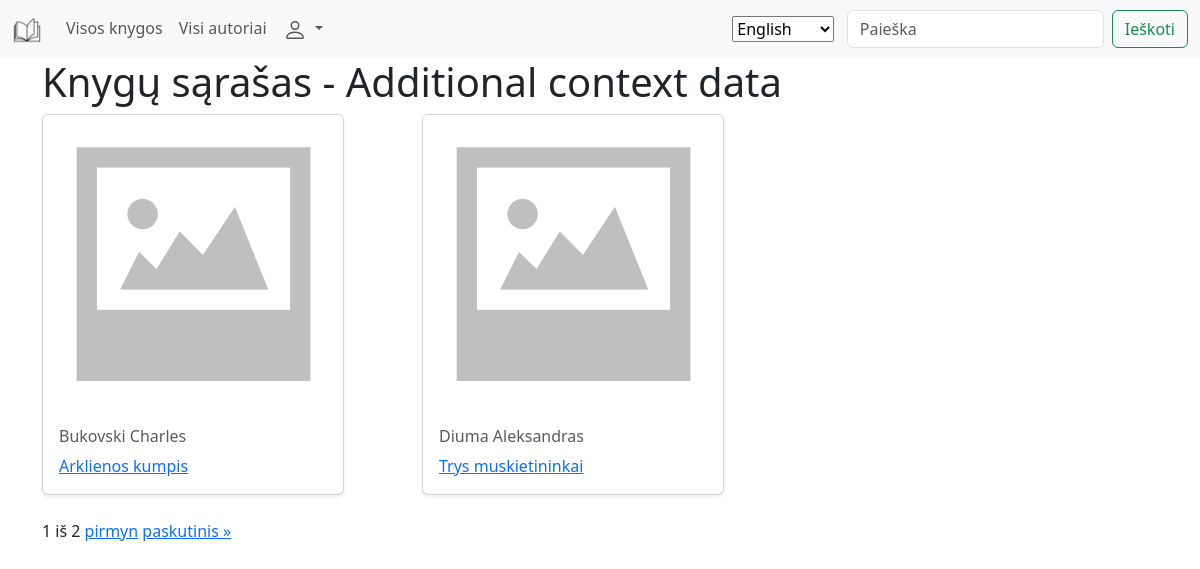
/library/books/, run on the app's committed database.
### library/models.py (models this page shows, shortened)
class Book(models.Model):
    title = models.CharField(verbose_name=_("Title"), max_length=200)
    author = models.ForeignKey(
        Author,
        verbose_name=_("Author"),
        on_delete=models.SET_NULL,
        null=True,
        related_name="books",
    )
    summary = models.TextField(
        verbose_name=_("Description"),
        max_length=1000,
        help_text=_("Short book description"),
    )
    cover = models.ImageField(verbose_name=_("Cover"), upload_to="covers", null=True)
    isbn = models.CharField(
        verbose_name="ISBN",
        max_length=13,
        help_text=(
            f"{_('13 symbols')} <a"
            f' href="https://www.isbn-international.org/content/what-isbn">{_("ISBN code")}</a>'
        ),
    )
    genre = models.ManyToManyField(
        to=Genre,
        verbose_name=_("Genres"),
        help_text=_("Select the genre(s) for this book"),
    )
    class Meta:
        verbose_name = _("Book")
        verbose_name_plural = _("Books")
    def display_genre(self):
        return ", ".join(genre.name for genre in self.genre.all()[:3])
    display_genre.short_description = _("Genre")

class Author(models.Model):
    first_name = models.CharField(verbose_name=_("First Name"), max_length=100)
    last_name = models.CharField(verbose_name=_("Last Name"), max_length=100)
    description = HTMLField(verbose_name=_("Description"))
    class Meta:
        verbose_name = _("Author")
        verbose_name_plural = _("Authors")
        ordering = ["last_name", "first_name"]
    def __str__(self):
        return f"{self.last_name} {self.first_name}"
    def display_books(self):
        return ", ".join(book.title for book in self.books.all()[:3])
    display_books.short_description = _("Books")

### library/views.py (the view)
# urls.py: path("books/", views.BookListView.as_view(), name="books"),
class BookListView(generic.ListView):
    model = Book
    context_object_name = "books"
    template_name = "library/books.html"
    paginate_by = 2
    def get_context_data(self, **kwargs):
        context = super().get_context_data(**kwargs)
        context["custom_message"] = _("Additional context data")
        return context

### library/templates/library/books.html (shortened to what this page needs)
{% extends "library/base.html" %}
{% load static %}
{% block content %}
  <h1>Knygų sąrašas - {{ custom_message }}</h1>
  {% if books %}
    <div class="row">
      {% for book in books %}
        <div class="col-md-4 d-flex align-items-stretch">
          <div class="card mb-4 shadow-sm">
            {% if book.cover %}
              <img src="{{ book.cover.url }}" class="card-img-top" alt="..." />
            {% else %}
              <img src="{% static 'library/img/no-image.png' %}" class="card-img-top" />
            {% endif %}
            <div class="card-body">
              <h6 class="card-subtitle mb-2 text-muted">{{ book.author }}</h6>
              <p class="card-text"><a href="{% url 'book' book.id %}">{{ book.title }}</a></p>
            </div>
          </div>
        </div>
      {% endfor %}
    </div>
  {% else %}
    <p>Bibliotekoje knygų nėra.</p>
  {% endif %}
  <div class="pagination">
    <span class="step-links">
      <span class="current"> {{ page_obj.number }} iš {{ page_obj.paginator.num_pages }} </span>
      {% if page_obj.has_next %}
        <a href="?page={{ page_obj.next_page_number }}">pirmyn</a>
        <a href="?page={{ page_obj.paginator.num_pages }}">paskutinis &raquo;</a>
      {% endif %}
    </span>
  </div>
{% endblock %}

### library/templates/library/base.html (shortened to what this page needs)
<!doctype html>
{% load i18n %}
<html lang="en">
  <head>
    <link
      href="https://cdn.jsdelivr.net/npm/bootstrap@5.3.7/dist/css/bootstrap.min.css"
      rel="stylesheet"
    />
    {% load static %}
    <link rel="stylesheet" href="{% static 'library/css/styles.css' %}" />
  </head>
  <body>
    <nav class="navbar navbar-expand-lg bg-body-tertiary">
      <div class="container-fluid">
        <a class="navbar-brand" href="{% url 'index' %}"
          ><img src="{% static 'library/img/book.png' %}" alt="Book icon" height="30px"
        /></a>
        <div class="collapse navbar-collapse" id="navbarSupportedContent">
          <ul class="navbar-nav me-auto mb-2 mb-lg-0">
            <li class="nav-item">
              <a class="nav-link" href="{% url 'books' %}">Visos knygos</a>
            </li>
            <li class="nav-item">
              <a class="nav-link" href="{% url 'authors' %}">Visi autoriai</a>
            </li>
            <li class="nav-item dropdown">
              {% if user.is_authenticated %}
                <a
                  class="nav-link dropdown-toggle"
                  href="#"
                  role="button"
                  data-bs-toggle="dropdown"
                  aria-expanded="false"
                >
                  <svg
                    class="bi bi-person"
                    width="1.5em"
                    height="1.5em"
                    viewBox="0 0 16 16"
                    fill="currentColor"
                    xmlns="http://www.w3.org/2000/svg"
                  >
                    <path
                      fill-rule="evenodd"
                      d="M13 14s1 0 1-1-1-4-6-4-6 3-6 4 1 1 1 1h10zm-9.995-.944v-.002.002zM3.022 13h9.956a.274.274 0 00.014-.002l.008-.002c-.001-.246-.154-.986-.832-1.664C11.516 10.68 10.289 10 8 10c-2.29 0-3.516.68-4.168 1.332-.678.678-.83 1.418-.832 1.664a1.05 1.05 0 00.022.004zm9.974.056v-.002.002zM8 7a2 2 0 100-4 2 2 0 000 4zm3-2a3 3 0 11-6 0 3 3 0 016 0z"
                      clip-rule="evenodd"
                    />
                  </svg>
                  {{ user.get_username }}
                </a>
                <ul class="dropdown-menu">
                  {% if perms.library.view_bookinstance %}
                    <li><a class="dropdown-item" href="{% url 'my-loaned-books' %}">Mano knygos</a></li>
                  {% endif %}
                  <li><a class="dropdown-item" href="{% url 'password_change' %}">Pakeisti slaptažodį</a></li>
                  <li><a class="dropdown-item" href="{% url 'profile' %}">Profilis</a></li>
                  <li>
                    <form id="logout-form" method="post" action="{% url 'logout' %}">
                      {% csrf_token %}
                      <button class="dropdown-item" type="submit">Atsijungti</button>
                    </form>
                  </li>
                </ul>
              {% else %}
                <a
                  class="nav-link dropdown-toggle"
                  href="#"
                  role="button"
                  data-bs-toggle="dropdown"
                  aria-expanded="false"
                >
                </a>
              {% endif %}
            </li>
          </ul>
          <form action="{% url 'set_language' %}" method="post">
            <select name="language" onchange="this.form.submit()">
              {% get_current_language as LANGUAGE_CODE %}
              {% get_available_languages as LANGUAGES %}
              {% for lang in LANGUAGES %}
                <option value="{{ lang.0 }}" {% if lang.0 == LANGUAGE_CODE %}selected="selected"{% endif %}>
                  {{ lang.1 }}
                </option>
              {% endfor %}
            </select>
          </form>
          <form action="{% url 'search' %}" method="get" class="d-flex" role="search">
            <input class="form-control me-2" name="query" type="search" placeholder="Paieška" aria-label="Search" />
            <button class="btn btn-outline-success" type="submit">Ieškoti</button>
          </form>
        </div>
      </div>
    </nav>
    <div class="container">
      {% block content %}
      {% endblock %}
    </div>
  </body>
</html>

### data on the page
Book: author "Bukovski Charles", title "Arklienos kumpis"
Book: author "Diuma Aleksandras", title "Trys muskietininkai"

### other printed values
{{ custom_message }} "Additional context data"
{{ page_obj.number }} "1"
{{ page_obj.paginator.num_pages }} "2"
form field language "English"
